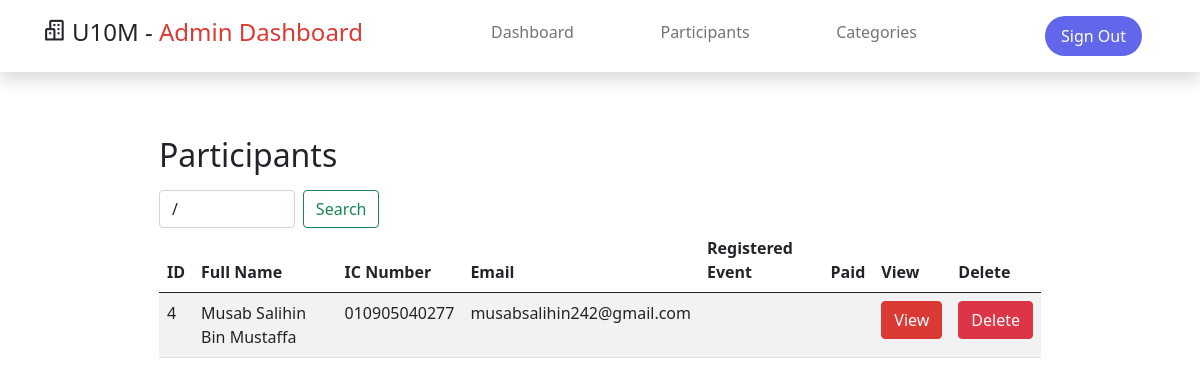
/admin/search-participant.php (signed in), run on the app's committed database.
### tables this page shows
CREATE TABLE IF NOT EXISTS `participants` (
  `id` int NOT NULL AUTO_INCREMENT,
  `full_name` varchar(100) NOT NULL,
  `ic` varchar(12) NOT NULL,
  `password` varchar(20) NOT NULL,
  `age` int NOT NULL,
  `email` varchar(50) NOT NULL,
  `address` varchar(300) NOT NULL,
  `phone` varchar(15) NOT NULL,
  PRIMARY KEY (`id`),
  UNIQUE KEY `ic` (`ic`,`email`)
);

### admin/search-participant.php (the view, shortened to what this page needs)
<!DOCTYPE html>
<html lang="en">
<head>
    <link href="../assets/css/bootstrap.css" rel="stylesheet">
    <link href="../assets/css/boxicon.min.css" rel="stylesheet">
    <link rel="stylesheet" href="../assets/css/templatemo.css">
    <link rel="stylesheet" href="../assets/css/custom.css">
</head>
<body>
    <?php
    include("connect.php");
    if (isset($_SESSION['id']) && isset($_SESSION['role']) && $_SESSION['role'] == 'ADMIN') {
        $filter = $_POST['filter'];
        $sql = "SELECT participants.*, categories.category_name, rp.paid
    FROM participants
    LEFT JOIN registered_participants rp
    ON participants.ic=rp.participant_ic
    LEFT JOIN categories
    ON rp.category_id=categories.id
    WHERE participants.full_name LIKE '%$filter%'";
        $result = mysqli_query($con, $sql);
        include("../component/navbarAdmin.php");
        ?>
        <div class="container py-5 min-vh-100">
            <div class="container-fluid mx-auto">
                <div class="row justify-content-center">
                    <main class="col-md-9 col-lg-10 px-md-4">
                        <h2 class="my-3">Participants</h2>
                        <form action="search-participant.php" method="post" class="d-flex col-3" role="search">
                            <input required name="filter" class="form-control me-2" type="search" placeholder="Search Name"
                                value=<?php echo $filter ?> />
                            <button class="btn btn-outline-success" type="submit">Search</button>
                        </form>
                        <div class="col-12">
                            <table class="table table-responsive table-striped ">
                                <thead>
                                    <tr>
                                        <th scope="col">ID</th>
                                        <th scope="col">Full Name</th>
                                        <th scope="col">IC Number</th>
                                        <th scope="col">Email</th>
                                        <th scope="col">Registered Event</th>
                                        <th scope="col">Paid</th>
                                        <th scope="col">View</th>
                                        <th scope="col">Delete</th>
                                    </tr>
                                </thead>
                                <tbody>
                                    <?php
                                    while ($row = mysqli_fetch_array($result)) {
                                        if ($row["category_name"] != null) {
                                            if ($row['paid'] == 1) {
                                                $status = "Paid";
                                            } else {
                                                $status = "Unpaid";
                                            }
                                        } else {
                                            $status = "";
                                        }
                                        echo '
                            <tr>
                                <td>' . $row['id'] . '</td>
                                <td>' . $row['full_name'] . '</td>
                                <td>' . $row['ic'] . '</td>
                                <td>' . $row['email'] . '</td>
                                <td>' . $row['category_name'] . '</td>
                                <td>' . $status . '</td>
                                <td><a href="view-participant.php?id=' . $row['id'] . '" class="btn btn-primary" data-toggle="modal" data-target="#editModal1">View</a></td>
                                <td><a href="delete-participant.php?id=' . $row['id'] . '&ic=' . $row['ic'] . '" class="btn btn-danger" style="color: white" >Delete</a></td>
                            </tr>
                            ';
                                    }
                                    ?>
                                </tbody>
                            </table>
                        </div>
                    </main>
                </div>
            </div>
        </div>
        <?php
    } else {
        include("../component/Authorization.php");
    }
    ?>
</body>
</html>

### assets/css/templatemo.css (style rules this page uses)
html { font-family: 'Open Sans', sans-serif; }
p, a { font-weight: 400; }

### data on the page
participants: id "4", full_name "Musab Salihin Bin Mustaffa", ic "010905040277", email "musabsalihin242@gmail.com"
